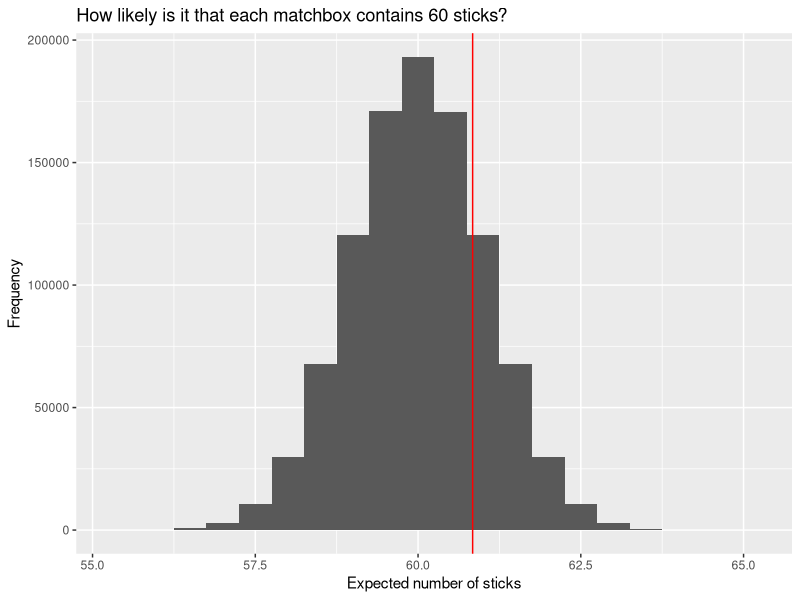
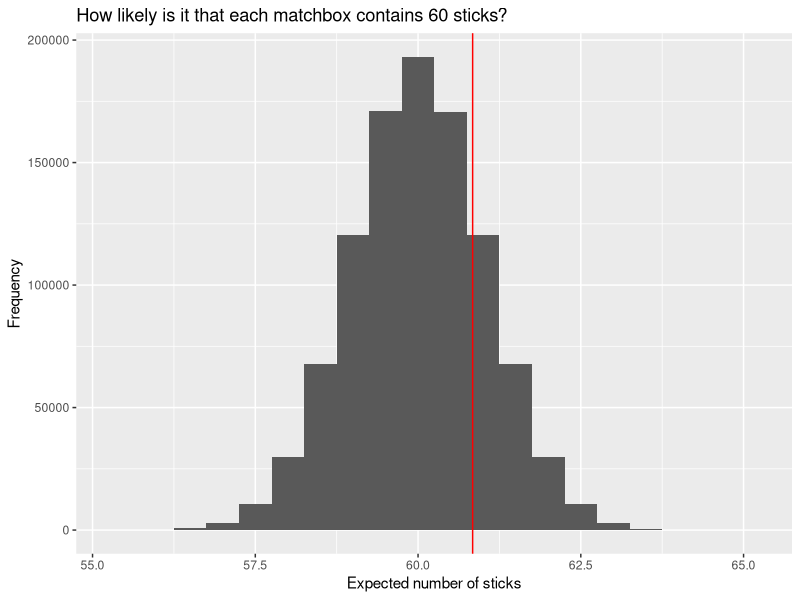

These figures' R source, in order:
#I saw a claim that matcboxes in Nairobi contain at least 60 sticks. I wanted to put this to the test

library(ggplot2)

#I went and bought a few matchboxes, to treat as samples (Each package has 10 matchboxes, each of which should contain at least 60 sticks)
sample_1 <- c(63, 63, 64, 62, 65, 59, 61, 62, 60, 60)
sample_2 <- c(59, 62, 59, 58, 59, 53, 76, 69, 54, 59)
sample_3 <- c(59, 63, 54, 63, 59, 67, 62, 54, 59, 58)

full_sample <- c(sample_1, sample_2, sample_3)

#The boxes were not enough, and I augmented the data using bootstrapping
bootstrapping <- function() {
  samples <- c()
  for(time in 1:10000) {
    temp <- sample(full_sample, 20, replace = TRUE)
    samples <- c(samples, mean(temp))
  }
  return(samples)
}

samples <- bootstrapping()

#I then generated a random normal distribution using the parameters from the bootstrapping, to confirm that indeed they could generate
#the sticks that I bought earlier.
rands <- rnorm(1000000, 60, sd(samples))

df <- data.frame(rands)

ggplot(data=df, aes(x=rands)) + geom_histogram(binwidth=.5) + ggtitle("How likely is it that each matchbox contains 60 sticks?") + 
  xlab("Expected number of sticks") +
  ylab("Frequency") +
  geom_vline(xintercept = mean(samples), col="red")

ggsave('./experiment.png')

#The p-value can be computed as
mean(rands < mean(samples))

#I obtained a p-value of 0.79, and this supports the claim that matchboxes in Nairobi contain at least 60 sticks
